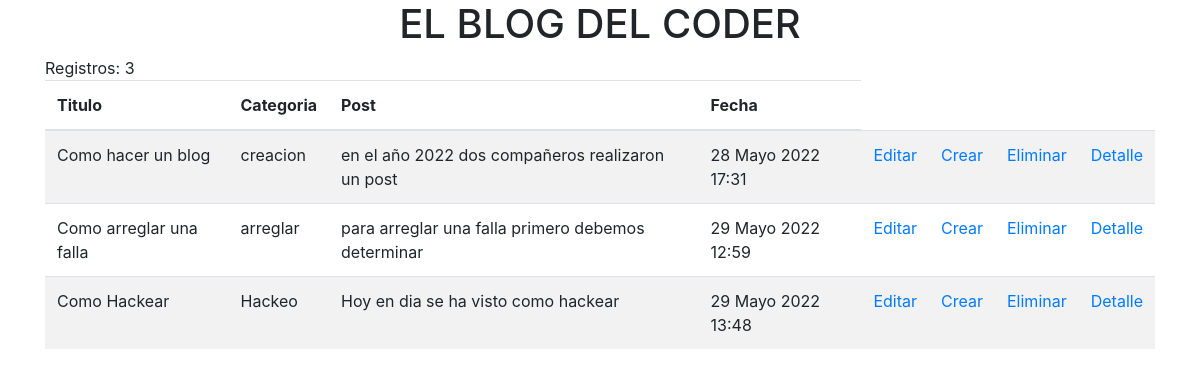
The app's page /, older data.
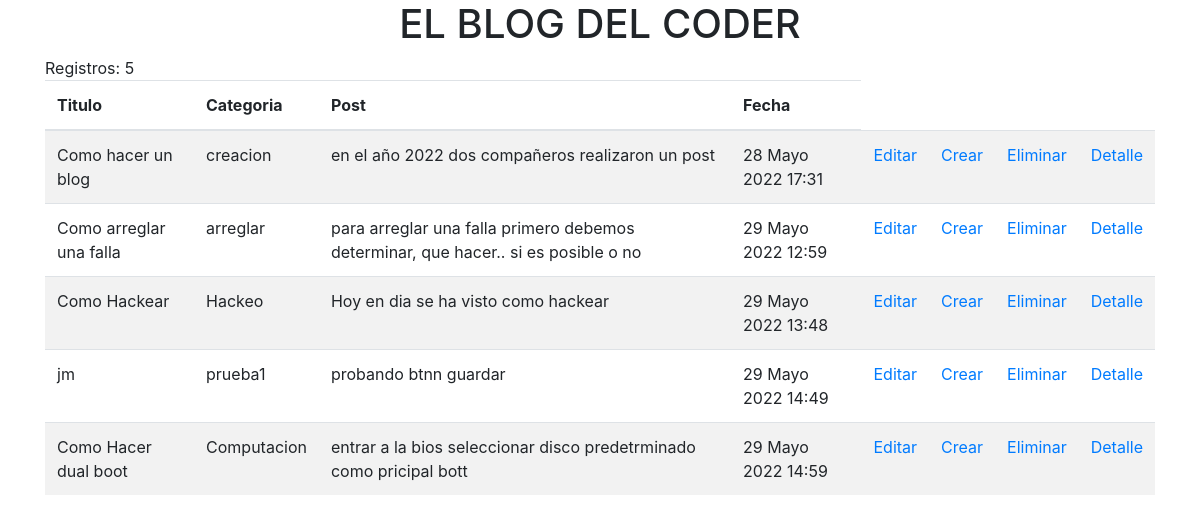
The same page, newer data.
### blog_web/models.py (models this page shows, shortened)
class Posteo(models.Model):
    autor = models.TextField(max_length=100)
    titulo = models.TextField(max_length=100)
    categoria = models.TextField(max_length=100)
    post = models.TextField(max_length=1000)
    fecha_posteo = models.DateTimeField(auto_now_add=True)

### blog_web/views.py (the view)
# urls.py: path('', inicio, name='index'),
def inicio(request):
    no_blog = Posteo.objects.count()
    blogweb = Posteo.objects.all()
    return render(request, 'blog_web/inicio.html', {'no_blog': no_blog, 'blogweb': blogweb})

### blog_web/templates/blog_web/inicio.html (shortened to what this page needs)
<!DOCTYPE html>
<html>
<head>
    <link rel="stylesheet" href="https://cdn.jsdelivr.net/npm/bootstrap@4.3.1/dist/css/bootstrap.min.css"
>
</head>
<body>
<div class="container text-center">
    {% block title %}
    <h1>EL BLOG DEL CODER</h1>
    {% endblock %}
</div>
{% block content %}
<div class="container">
    <div> Registros: {{no_blog}}</div>
    <div>
        <table class="table table-striped">
            <thead>
            <tr>
                <th>Titulo</th>
                <th>Categoria</th>
                <th>Post</th>
                <th>Fecha</th>
            </tr>
            </thead>
            <tbody>
            {% for blog_web in blogweb %}
            <tr>
                <td>{{blog_web.titulo}}</td>
                <td>{{blog_web.categoria}}</td>
                <td>{{blog_web.post}}</td>
                <td>{{blog_web.fecha_posteo}}</td>
                <td><a href="blog/editar/{{blog_web.id}}">Editar</a></td>
                <td><a href="#">Crear</a></td>
                <td><a href="blog/borrar/{{blog_web.id}}">Eliminar</a></td>
                <td><a href="blog/detalle/{{blog_web.id}}">Detalle</a></td>
            </tr>
            {% endfor %}
            </tbody>
    </div>
</div>
{% endblock %}
</body>
</html>

Row changes from the older to the newer data that the page shows:
changed Posteo "Como arreglar una falla": post "para arreglar una falla primero debemos determinar" → "para arreglar una falla primero debemos determinar, que hacer.. si es posible o no"
added Posteo: titulo "jm", categoria "prueba1", post "probando btnn guardar", fecha_posteo "29 Mayo 2022 14:49"
added Posteo: titulo "Como Hacer dual boot", categoria "Computacion", post "entrar a la bios seleccionar disco predetrminado como pricipal bott", fecha_posteo "29 Mayo 2022 14:59"
Text that changed along with them:
{{ no_blog }}: "3" → "5"
